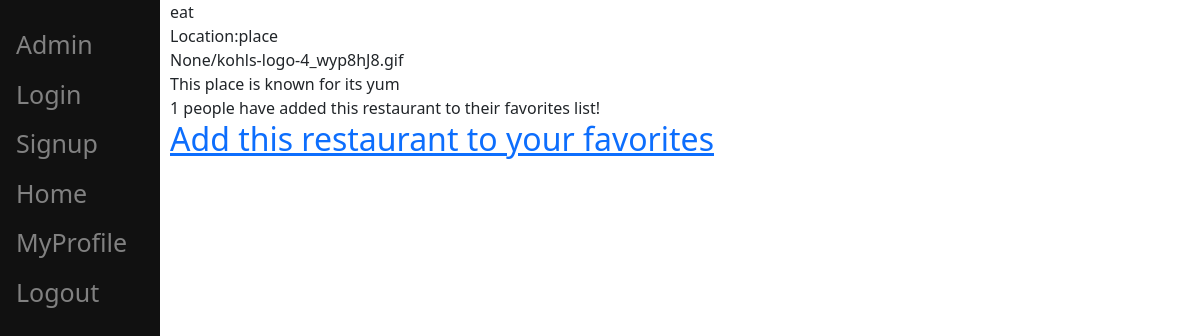
The app's page /restaurant/1/, older data.
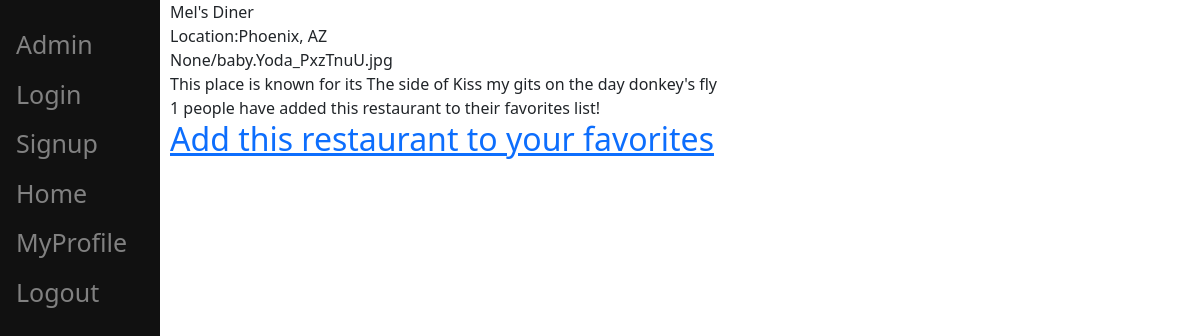
The same page, newer data.
### restaurants/models.py (models this page shows, shortened)
class Restaurant(models.Model):
    name = models.TextField(max_length=200)
    location = models.TextField(max_length=200)
    pic_icon = models.ImageField(
        upload_to=None, height_field=None, width_field=None, max_length=None)
    sig_dish = models.TextField(max_length=200)
    num_favs = models.IntegerField(default=0)

### restaurants/views.py (the view)
# urls.py: path('restaurant/<int:restaurant_id>/', rest_views.restaurant_detail, name="rest_detail"),
def restaurant_detail(request, restaurant_id: int):
    restaurant = Restaurant.objects.get(id=restaurant_id)
    users = TFRUser.objects.all()
    fav_num = 0
    for user in users:
        for restaurant_fav in user.favorites.all():
            if restaurant_fav == restaurant:
                fav_num += 1
    return render(request, 'rest_detail.html', {'restaurant': restaurant, 'fav_num': fav_num})

### templates/rest_detail.html (shortened to what this page needs)
<!DOCTYPE html>
<html lang="en">
  <head>
    <link
      href="https://cdn.jsdelivr.net/npm/bootstrap@5.0.2/dist/css/bootstrap.min.css"
      rel="stylesheet"
    />
  </head>
  <body>
    <div class="sidenav">
      <a href="/admin/">Admin</a>
      <a href="/login/">Login</a>
      <a href="/signup/">Signup</a>
      <a href="/">Home</a>
      <a href="/user/{{user.id}}/">MyProfile</a>
      <a href="/logout/">Logout</a>
    </div>
    <div id="content" , name="content" , class="main">
      {% block content %} {{restaurant.name}}
      <br />
      Location:{{restaurant.location}}
      <br />
      {{restaurant.pic_icon}}
      <br />
      This place is known for its {{restaurant.sig_dish}}
      <br />
      {{ fav_num }} people have added this restaurant to their favorites list!
      <br />
      <h2><a href="/restaurant/{{ restaurant.id }}/favorite/">Add this restaurant to your favorites</a></h2>
      {% endblock %}
    </div>
  </body>
</html>

### templates/rest_detail.html (style rules this page uses)
.sidenav { height:100%; width:160px; position: fixed; z-index:1; top:0; left:0; background-color:#111; overflow-x: :hidden; padding-top:20px; }
.sidenav a { padding:6px 8px 6px 16px; text-decoration: none; font-size:25px; color: #818181; display:block; }
.main { margin-left:160px; padding: 0px 10px; }

Row changes from the older to the newer data that the page shows:
changed Restaurant: name "eat" → "Mel's Diner"; location "place" → "Phoenix, AZ"; pic_icon "None/kohls-logo-4_wyp8hJ8.gif" → "None/baby.Yoda_PxzTnuU.jpg"; sig_dish "yum" → "The side of Kiss my gits on the day donkey's fly"
